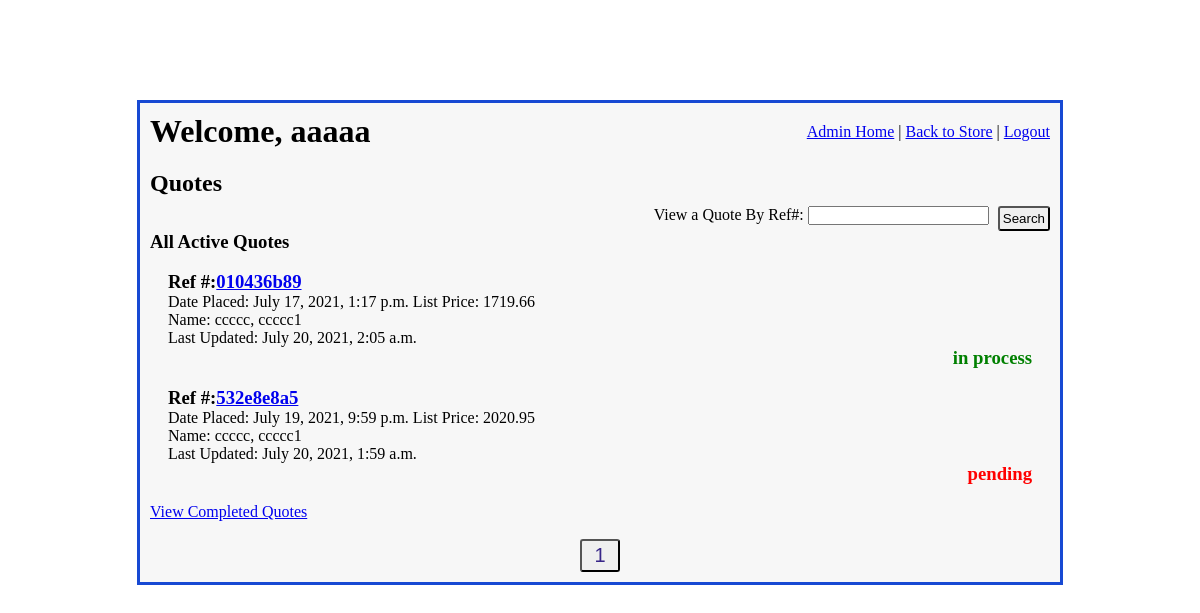
/admin_access/quotes_display/1 (signed in), run on the app's committed database.
### imgfield_app/models.py (models this page shows)
class User(models.Model):
    first_name = models.CharField(max_length=45)
    last_name = models.CharField(max_length=60)
    email = models.CharField(max_length=60)
    password = models.CharField(max_length=60)
    security_level = models.IntegerField()
    created_at = models.DateTimeField(auto_now_add=True)
    updated_at = models.DateTimeField(auto_now=True)
    objects = UserManager()

class Quote(models.Model):
    quoted_by = models.ForeignKey(
        User,
        related_name="user_quotes",
        on_delete=models.CASCADE
    )
    contact_info =  models.ForeignKey(
        ContactInfo,
        related_name="quotes",
        on_delete = models.CASCADE,
        null=True, blank=True,
    )
    ref_number = models.CharField(max_length=10)
    total_price = models.DecimalField(decimal_places=2, max_digits=10, null=True, blank=True)
    status = models.CharField(max_length=27)
    special_instructions = models.TextField(null=True, blank=True)
    office_notes = models.TextField(null=True, blank=True)
    placed_at = models.DateTimeField(auto_now_add=True)
    created_at = models.DateTimeField(auto_now_add=True)
    updated_at = models.DateTimeField(auto_now=True)
    objects = QuoteManager()

### admin_app/views.py (the view)
# urls.py: path('quotes_display/<int:page_num>', views.quotes_display),
def quotes_display(request, page_num):
    if 'user_id' in request.session:
        logged_user = User.objects.get(id=request.session['user_id'])
        if logged_user.security_level > 4:
            all_active_quotes = Quote.objects.exclude(status = "archived").exclude(status="completed").order_by('placed_at')
            p = Paginator(all_active_quotes, 15)
            page = p.page(page_num)
            num_of_pages = "a" * p.num_pages
            context = {
                'logged_user': logged_user,
                'all_active_quotes': page,
                'num_of_pages': num_of_pages,
            }
            return render(request, "quotes_display.html", context)
    return redirect("/")

### admin_app/templates/quotes_display.html (shortened to what this page needs)
<!DOCTYPE html>
<html lang="en">
<head>
    {% load static %}
    <link rel="stylesheet" href="{% static 'css/admin_main.css' %}">
    <link rel="stylesheet" href="{% static 'css/quotes_display.css' %}">
</head>
<body>
    <div id="wrapper">
        <div id="header">
            <h1>Welcome, {{ logged_user.first_name }}</h1>
            <div id="links">
                <a href="/admin_access">Admin Home</a>  |
                <a href="/">Back to Store</a>  |
                <a href="/signon/logout">Logout</a>
            </div>
        </div>
        <div id="content">
            <h2>Quotes</h2>
            <form action="/admin_access/find_quote" method="POST">
                <p>View a Quote By Ref#: <input type="text" name="quote_ref_num"></p>
                <button type="submit">Search</button>
            </form>
            <div id="quotes">
                <h3>All Active Quotes</h3>
                {% for quote in all_active_quotes %}
                    <div class="quote_pod">
                        <div class="quote_info">
                            <h3>Ref #:<a href="/admin_access/view_quote/{{ quote.id }}">{{ quote.ref_number }}</a></h3>
                            <p>Date Placed: {{ quote.placed_at }} <span class="quote_price">List Price: {{quote.total_price }}</span></p>
                            <p>Name: {{ quote.quoted_by.last_name }}, {{ quote.quoted_by.first_name }}</p>
                            <p>Last Updated: {{ quote.updated_at }}</p>
                        </div>
                        <div class="quote_status">
                            {% if quote.status == "pending" %}
                                <h3 class="status red">{{ quote.status }}</h3>
                            {% elif quote.status == "in process" %}
                                <h3 class="status green">{{ quote.status }}</h3>
                            {% endif %}
                        </div>
                    </div>
                {% endfor%}
                <a href="/admin_access/completed_quotes_display/1">View Completed Quotes</a>
                <div id="page_nav">
                    {% for i in num_of_pages %}
                        <button>
                            <a href="/admin_access/quotes_display/{{ forloop.counter }}">{{ forloop.counter }}</a>
                        </button>
                    {% endfor %}
                </div>
            </div>
        </div>
    </div>
</body>
</html>

### admin_app/static/css/admin_main.css (style rules this page uses)
* { margin: 0; padding: 0; }
#wrapper { width: 900px; margin: 100px auto; border: 3px solid rgb(23, 73, 211); padding: 10px; background-color: #F7F7F7; }
#header { display: flex; margin-bottom: 20px; }
#header h1 { flex: 7; }
#links { padding-top: 10px; }
h2 { margin-bottom: 9px; }
button { padding: 3px; border-radius: 3px; }
#page_nav { text-align: center; margin-top: 18px; }
#page_nav button { width: 40px; }
#page_nav button a { text-decoration: none; color: #372588; font-size: 20px; }
.green { color: green; }
.red { color: red; }

### admin_app/static/css/quotes_display.css (style rules this page uses)
.quote_pod { margin: 18px; }
.status { text-align: right; }
form { display: flex; justify-content: right; }
form button { margin-left: 9px; }

### data on the page
User: first_name "aaaaa"
Quote: ref_number "010436b89", placed_at "July 17, 2021, 1:17 p.m.", total_price "1719.66", quoted_by.last_name "ccccc", quoted_by.first_name "ccccc1", updated_at "July 20, 2021, 2:05 a.m.", status "in process"
Quote: ref_number "532e8e8a5", placed_at "July 19, 2021, 9:59 p.m.", total_price "2020.95", quoted_by.last_name "ccccc", quoted_by.first_name "ccccc1", updated_at "July 20, 2021, 1:59 a.m.", status "pending"
